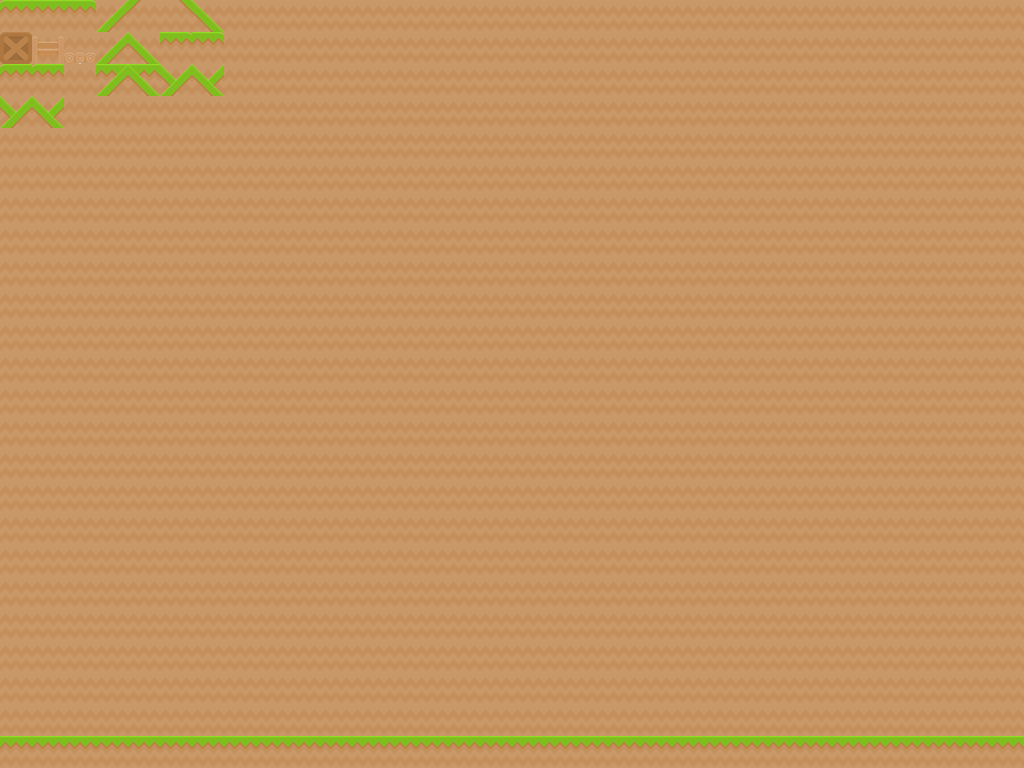

Tiled map render using the project's own tile images. Description and the map definition, with tile-layer contents summarised, below:
An orthogonal 32x24 tile map with 32x32 px tiles, 1 tile layer (Tile Layer 1), 1 image layer and 5 objects.

<map version="1.0" orientation="orthogonal" width="32" height="24" tilewidth="32" tileheight="32">
 <tileset firstgid="1" name="tileset" tilewidth="32" tileheight="32">
  <image source="tilesets/tileset.png" width="224" height="128" />
 </tileset>
 <layer name="Tile Layer 1" width="32" height="24">
  <properties>
   <property name="alpha" value="0.5" />
   <property name="xParallax" value="0.5" />
   <property name="yParallax" value="0.5" />
  </properties>
  <data>[768 cells, 768 non-empty, 2 distinct tile ids]</data>
 </layer>
 <objectgroup name="Object Layer 1" width="32" height="24">
  <properties>
   <property name="abc" value="123" />
   <property name="def" value="!json! {&quot;a&quot; : 1}" />
   <property name="ghi" value="jkl" />
   <property name="objects:bodyType" value="static" />
   <property name="physics:enabled" value="true" />
   <property name="xParallax" value="0.75" />
   <property name="yParallax" value="0.75" />
  </properties>
  <object x="32" y="32" width="960" height="704" />
  <object x="64" y="64" width="896" height="640" />
  <object x="96" y="96">
   <polygon points="0,0 0,576 64,512 64,64" />
  </object>
  <object x="192" y="192">
   <polyline points="0,0 0,384 256,384 32,352 32,32 256,0 32,0 -64,-96" />
  </object>
  <object x="224" y="224" width="320" height="320">
   <ellipse />
  </object>
 </objectgroup>
 <imagelayer name="Image Layer 1" width="32" height="24">
  <image source="tilesets/tileset.png" />
  <properties>
   <property name="physics:enabled" value="true" />
  </properties>
 </imagelayer>
</map>
